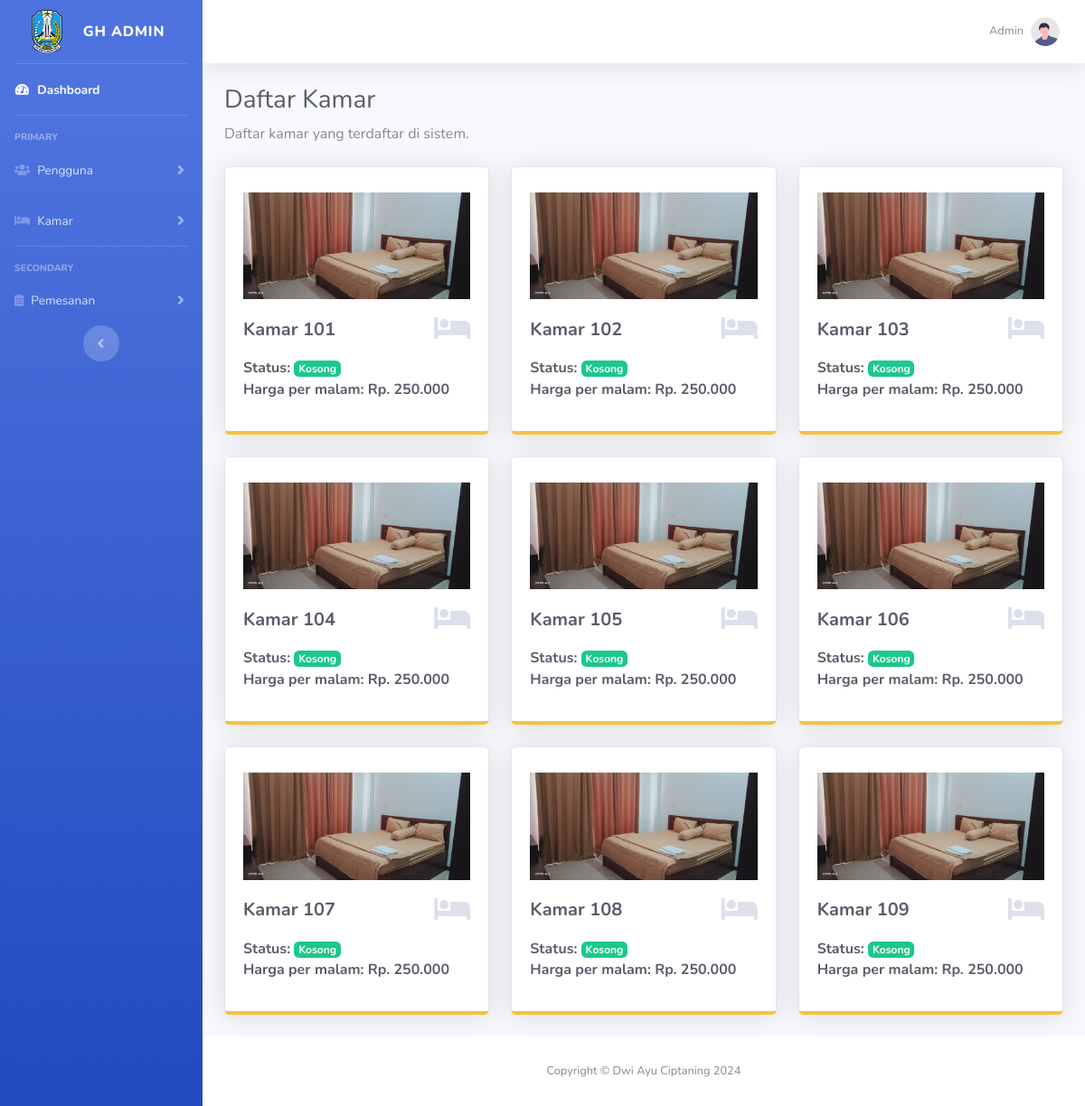
The page /kamar.php (signed in) on the database its author committed.
### tables this page shows
CREATE TABLE `rooms` (
  `id` int(11) NOT NULL,
  `room_number` int(11) DEFAULT NULL,
  `harga` int(10) NOT NULL,
  `status` varchar(20) DEFAULT 'available'
);

### kamar.php (the view, shortened to what this page needs)
<?php
    include 'functions/koneksi.php';
    $query_kamar = mysqli_query($conn, "SELECT * FROM rooms");
    $query_hasil_kamar = mysqli_fetch_all($query_kamar, MYSQLI_ASSOC);
?>
<!DOCTYPE html>
<html lang="en">
<head>
    <link href="assets/admin/vendor/fontawesome-free/css/all.min.css" rel="stylesheet" type="text/css">
    <link href="assets/admin/css/sb-admin-2.min.css" rel="stylesheet">
    <link href="assets/admin/vendor/datatables/dataTables.bootstrap4.min.css" rel="stylesheet">
</head>
<body id="page-top">
    <div id="wrapper">
    <?php
        if($_SESSION['role'] == 'admin'){
        ?>
        <ul class="navbar-nav bg-gradient-primary sidebar sidebar-dark accordion" id="accordionSidebar">
            <a class="sidebar-brand d-flex align-items-center justify-content-center" href="index.php">
                <img src="assets/admin/img/pppbulutuban.png" alt="" width="50px">
                <div class="sidebar-brand-text mx-3">GH Admin</div>
            </a>
            <hr class="sidebar-divider my-0">
            <li class="nav-item active">
                <a class="nav-link" href="dashboard.php">
                    <i class="fas fa-fw fa-tachometer-alt"></i>
                    <span>Dashboard</span></a>
            </li>
            <hr class="sidebar-divider">
            <div class="sidebar-heading">
                Primary
            </div>
            <li class="nav-item">
                <a class="nav-link collapsed" href="#" data-toggle="collapse" data-target="#collapseTwo"
                    aria-expanded="true" aria-controls="collapseTwo">
                    <i class="fas fa-users"></i>
                    <span>Pengguna</span>
                </a>
            </li>
            <li class="nav-item">
                <a class="nav-link collapsed" href="#" data-toggle="collapse" data-target="#collapseUtilities"
                    aria-expanded="true" aria-controls="collapseUtilities">
                    <i class="fas fa-bed"></i>
                    <span>Kamar</span>
                </a>
            </li>
            <hr class="sidebar-divider">
            <div class="sidebar-heading">
                Secondary
            </div>
            <li class="nav-item">
                <a class="nav-link collapsed" href="#" data-toggle="collapse" data-target="#collapsePages"
                    aria-expanded="true" aria-controls="collapsePages">
                    <i class="fas fa-clipboard-list"></i>
                    <span>Pemesanan</span>
                </a>
            </li>
            <div class="text-center d-none d-md-inline">
                <button class="rounded-circle border-0" id="sidebarToggle"></button>
            </div>
        </ul>
        <?php
        }
        ?>
        <div id="content-wrapper" class="d-flex flex-column">
            <div id="content">
            <nav class="navbar navbar-expand navbar-light bg-white topbar mb-4 static-top shadow">
                <ul class="navbar-nav ml-auto">
                    <li class="nav-item dropdown no-arrow">
                        <a class="nav-link dropdown-toggle" href="#" id="userDropdown" role="button"
                            data-toggle="dropdown" aria-haspopup="true" aria-expanded="false">
                            <span class="mr-2 d-none d-lg-inline text-gray-600 small"><?= $_SESSION['nama'] ?? 'Guest' ?></span>
                            <img class="img-profile rounded-circle"
                                src="assets/admin/img/undraw_profile.svg">
                        </a>
                    </li>
                </ul>
            </nav>
                <div class="container-fluid">
                    <h1 class="h3 mb-2 text-gray-800">Daftar Kamar</h1>
                    <p class="mb-4">Daftar kamar yang terdaftar di sistem.</p>
                    <div class="row">
                        <?php
                            foreach($query_hasil_kamar as $kamar){
                        ?>
                        <div class="col-xl-4 col-md-6 mb-4">
                            <div class="card border-bottom-warning shadow h-100 py-2">
                                <div class="card-body">
                                    <img src="assets/admin/img/kamar.jpeg" alt="" width="100%" class="mb-3">
                                    <div class="row no-gutters align-items-center">
                                        <div class="col mr-2">
                                            <div class="h5 mb-0 font-weight-bold text-gray-800">Kamar <?= $kamar['room_number'] ?></div>
                                        </div>
                                        <div class="col-auto">
                                            <i class="fas fa-bed fa-2x text-gray-300"></i>
                                        </div>
                                    </div>
                                    <?php
                                    if($kamar['status'] == 'available'){
                                    ?>
                                    <div class="row no-gutters align-items-center mt-3">
                                        <div class="col mr-2">
                                            <div class="h6 mb-0 font-weight-bold text-gray-800">Status: <span class="badge badge-success">Kosong</span></div>
                                        </div>
                                    </div>
                                    <?php
                                    }
                                    ?>
                                    <div class="h6 mt-1 font-weight-bold text-gray-800">Harga per malam: Rp. <?= number_format($kamar['harga'], 0, ',', '.') ?></div>
                                </div>
                            </div>
                        </div>
                        <?php
                            }
                        ?>
                    </div>
                </div>
            </div>
            <footer class="sticky-footer bg-white">
                <div class="container my-auto">
                    <div class="copyright text-center my-auto">
                        <span>Copyright &copy; Dwi Ayu Ciptaning 2024</span>
                    </div>
                </div>
            </footer>
        </div>
    </div>
</body>
</html>

### rows shown on the page
rooms: room_number "101", shows "Status:", status "Kosong", harga "250.000"
rooms: room_number "102", shows "Status:", status "Kosong", harga "250.000"
rooms: room_number "103", shows "Status:", status "Kosong", harga "250.000"
rooms: room_number "104", shows "Status:", status "Kosong", harga "250.000"
rooms: room_number "105", shows "Status:", status "Kosong", harga "250.000"
rooms: room_number "106", shows "Status:", status "Kosong", harga "250.000"
rooms: room_number "107", shows "Status:", status "Kosong", harga "250.000"
rooms: room_number "108", shows "Status:", status "Kosong", harga "250.000"
rooms: room_number "109", shows "Status:", status "Kosong", harga "250.000"

### other values the page prints
$_SESSION['nama'] "Admin"
